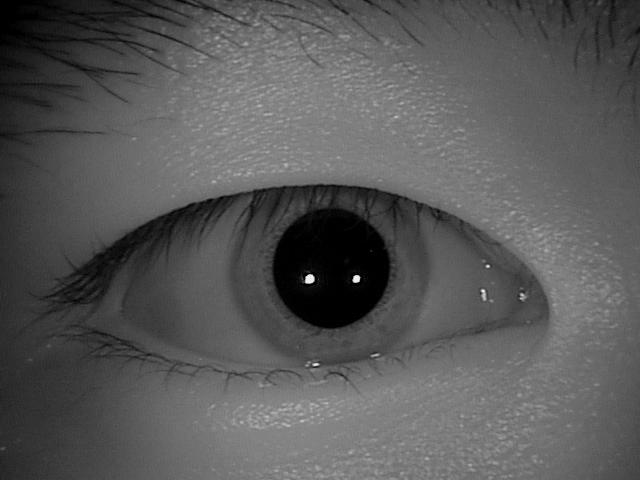
#> input picture data/004/L/S5004L05.jpg, 640 x 480 px; its folder holds only this picture in this run
$ python -i App.py   (imports and definitions only)
#> lines starting #> are read from the running program, lines starting #| are printed output that depends on the picture
import cv2
import numpy as np
import glob, os
from sklearn.model_selection import train_test_split

# ===============================
# Các hàm xử lý ảnh -> IrisCode
# ===============================
def segment_iris(img_path):
#> called with img_path = 'data/004/L/S5004L05.jpg'
    img = cv2.imread(img_path, cv2.IMREAD_GRAYSCALE)
#> img is the input picture: shape (480, 640); min 0, max 254, mean 87.9
    if img is None:
        raise ValueError(f"Không đọc được ảnh: {img_path}")
    img_blur = cv2.medianBlur(img, 5)

    # Dò hình tròn (iris)
    circles = cv2.HoughCircles(
        img_blur, cv2.HOUGH_GRADIENT, dp=1, minDist=50,
        param1=100, param2=30, minRadius=20, maxRadius=80
    )
#> circles = [[329.5, 267.5, 59.6]]
    if circles is not None:
        circles = np.uint16(np.around(circles))
#> circles = [[330, 268, 60]]
        x, y, r = circles[0][0]
#> x = 330; y = 268; r = 60
        iris = img[max(0,y-r):y+r, max(0,x-r):x+r]
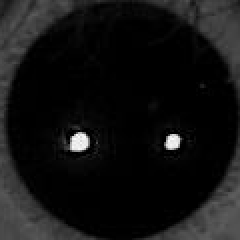
#> iris: shape (120, 120) (shown 2 times larger); min 0, max 254, mean 18.8
        if iris.size > 0:
            iris = cv2.resize(iris, (128, 128))
#> iris: shape (128, 128)
            return iris
    # fallback: resize toàn ảnh
    return cv2.resize(img, (128,128))

def log_gabor_filter(img, frequency=0.2, sigma=3.0):
    rows, cols = img.shape
    x = np.linspace(-0.5, 0.5, cols)
    y = np.linspace(-0.5, 0.5, rows)
    X, Y = np.meshgrid(x, y)
    radius = np.sqrt(X**2 + Y**2)
    log_gabor = np.exp((-(np.log(radius/frequency))**2) / (2 * (np.log(sigma))**2))
    log_gabor[radius == 0] = 0
    img_fft = np.fft.fft2(img)
    img_fftshift = np.fft.fftshift(img_fft)
    filtered = np.fft.ifft2(np.fft.ifftshift(img_fftshift * log_gabor))
    return np.abs(filtered)

def iris_to_code(img):
    mean_val = np.mean(img)
    binary = (img > mean_val).astype(np.uint8)
    return binary.flatten()

def hamming_distance(c1, c2):
    return np.sum(c1 != c2) / len(c1)

# ===============================
# Xác thực từ ảnh PNG với npy
# ===============================
def verify_from_image(img_path, person_id, threshold=0.2):
    # tạo code từ ảnh PNG
    iris = segment_iris(img_path)
    filtered = log_gabor_filter(iris)
    new_code = iris_to_code(filtered)

    # load npy template của person
    person_files = [
        f for f in glob.glob("codes_cropped/*.npy")
        if os.path.basename(f).split("_")[0] == person_id
    ]
    if not person_files:
        raise ValueError(f"Không tìm thấy dữ liệu .npy cho {person_id}")

    train_files, _ = train_test_split(person_files, test_size=0.3, random_state=42)
    train_codes = [np.load(f) for f in train_files]
    template = np.median(train_codes, axis=0) > 0.5

    # so khớp
    dist = hamming_distance(template, new_code)
    return dist < threshold, dist

>>> result = segment_iris('data/004/L/S5004L05.jpg')
